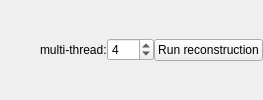
         <widget class="QWidget" name="widget" native="true">
          <property name="sizePolicy">
           <sizepolicy hsizetype="Preferred" vsizetype="Maximum">
            <horstretch>0</horstretch>
            <verstretch>0</verstretch>
           </sizepolicy>
          </property>
          <layout class="QHBoxLayout" name="horizontalLayout_20">
           <property name="spacing">
            <number>0</number>
           </property>
           <property name="leftMargin">
            <number>0</number>
           </property>
           <property name="topMargin">
            <number>0</number>
           </property>
           <property name="rightMargin">
            <number>0</number>
           </property>
           <property name="bottomMargin">
            <number>0</number>
           </property>
           <item>
            <spacer name="horizontalSpacer">
             <property name="orientation">
              <enum>Qt::Horizontal</enum>
             </property>
             <property name="sizeHint" stdset="0">
              <size>
               <width>40</width>
               <height>20</height>
              </size>
             </property>
            </spacer>
           </item>
           <item>
            <widget class="QLabel" name="label_9">
             <property name="text">
              <string>multi-thread:</string>
             </property>
            </widget>
           </item>
           <item>
            <widget class="QSpinBox" name="ThreadCount">
             <property name="minimum">
              <number>1</number>
             </property>
             <property name="maximum">
              <number>100</number>
             </property>
             <property name="value">
              <number>4</number>
             </property>
            </widget>
           </item>
           <item>
            <widget class="QPushButton" name="doDTI">
             <property name="sizePolicy">
              <sizepolicy hsizetype="Preferred" vsizetype="Maximum">
               <horstretch>0</horstretch>
               <verstretch>0</verstretch>
              </sizepolicy>
             </property>
             <property name="maximumSize">
              <size>
               <width>16777215</width>
               <height>16777215</height>
              </size>
             </property>
             <property name="text">
              <string>Run reconstruction</string>
             </property>
            </widget>
           </item>
          </layout>
         </widget>
